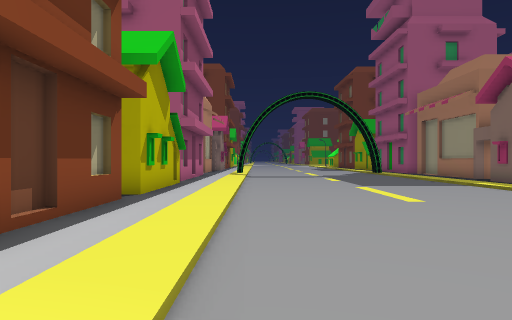
[1] (above)

18 first-person views from a walk through a Unity game level. The camera is 1.5 m above the floor, looks level and sees 75° across. The floor is counted in squares, 2 m on a side. Each view is taken from the middle of a square. On the plan, view 1 faces up. The plan holds only what a view shows up to about 11 squares ahead; the rest is blank. The place goes on beyond the plan. The player character is not drawn.

[2]
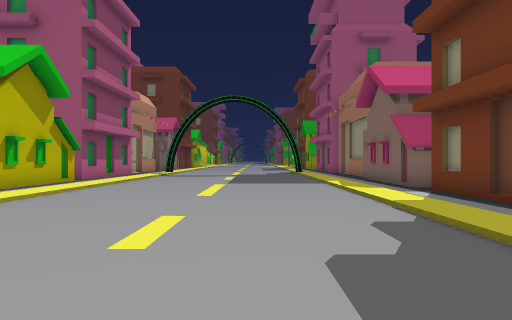

[3]
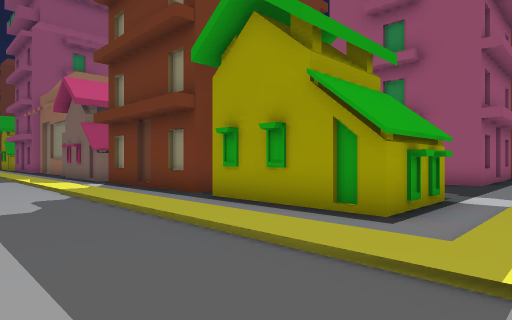

[4]
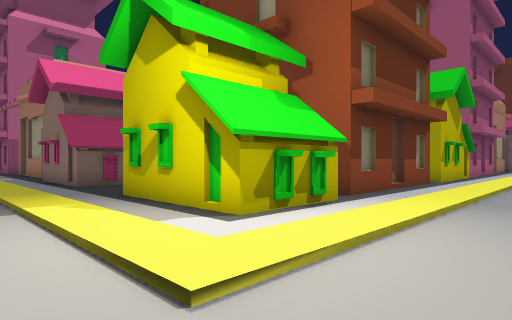

[5]
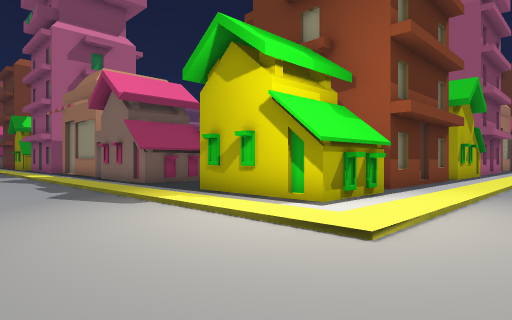

[6]
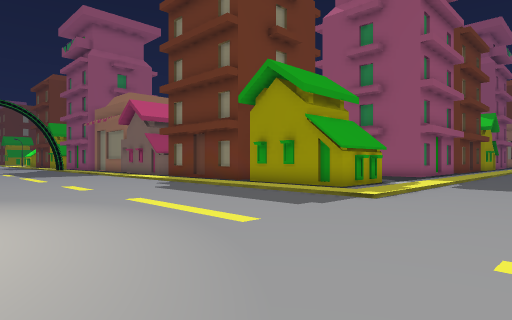

[7]
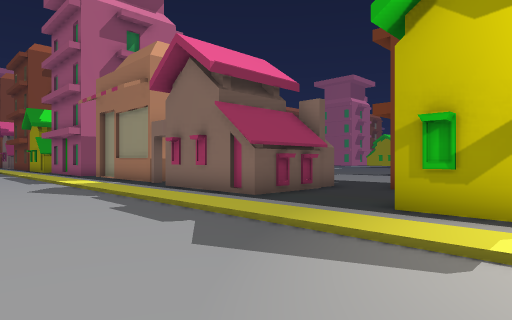

[8]
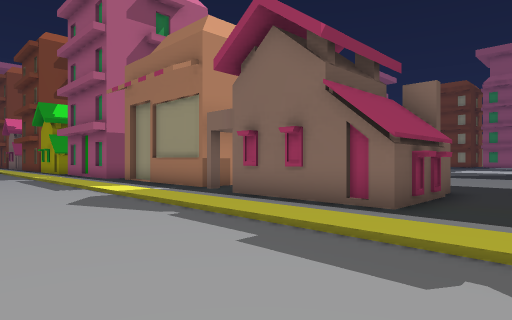

[9]
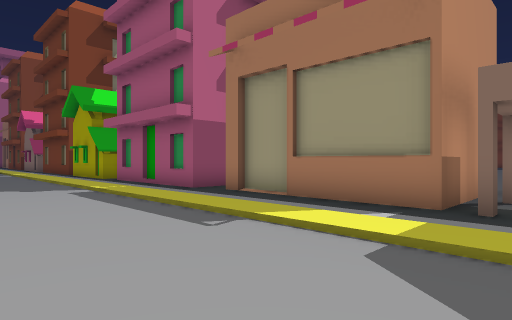

[10]
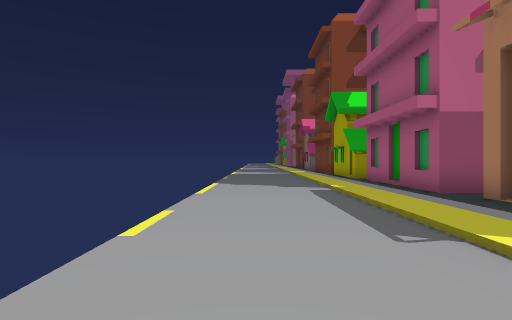

[11]
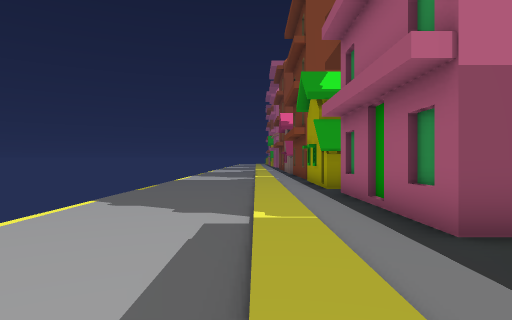

[12]
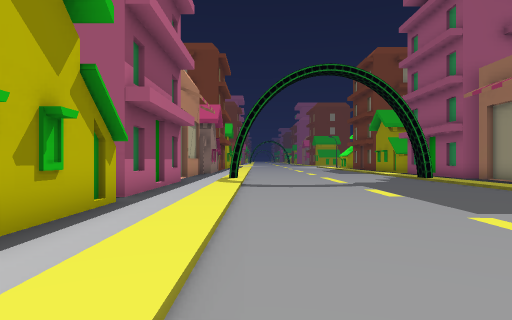

[13]
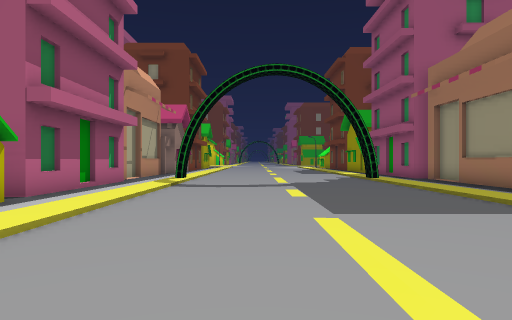

[14]
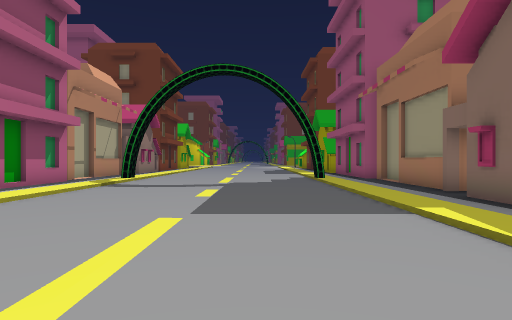

[15]
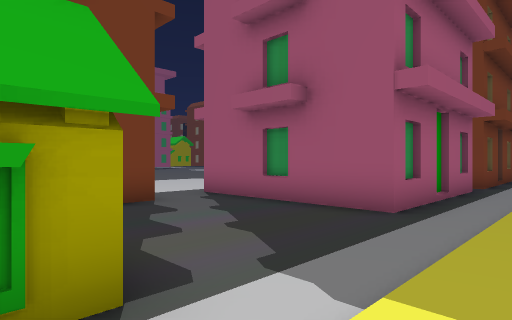

[16]
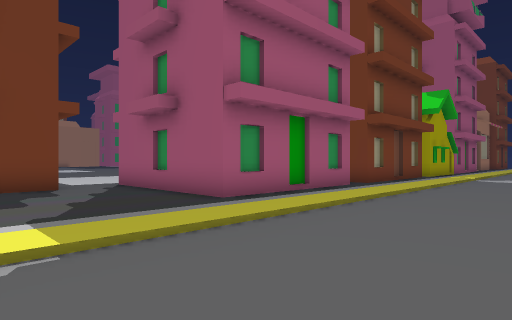

[17]
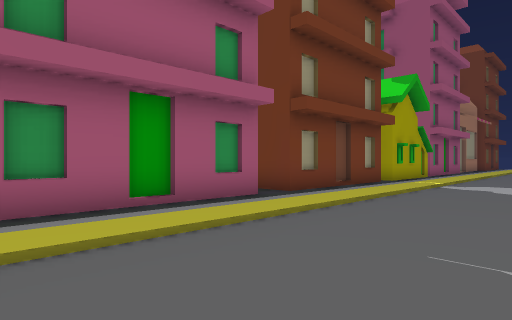

[18]
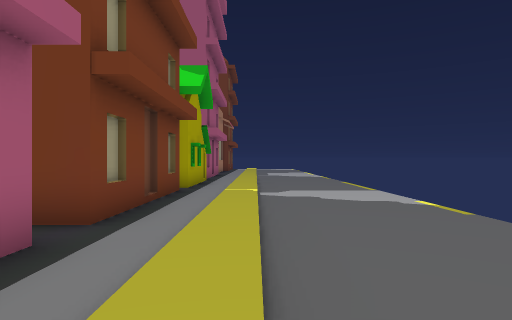

### Floor plan
Key: @ floor where view 1 was taken; # wall or solid block; . main floor; : floor 0.25 m higher than the main floor; / step, stairs or slope.
Columns run from 25 left of view 1 to 26 right of it. Each row starts with its distance up from view 1.
 16                       #.:......./.#
 15                       #.:......./.#
 14                       #.:......./.#
 13                       #.:......./.#
 12                       #.:......./.#
 11                       #.:......./.#
 10                       #.:......./.#
  9                       #.:......./.#
  8                       #.:......./.#
  7                       #.:......./.#
  6                       #.:......./.#     ..
  5                ..     #.:......./.#    ...
  4                ..     #.:......./.#    ...
  3                ...    #.:......./.#  ##.#
  2                 ..#   #.:......./..  ...#
  1           #.    #..   ..:......./.#  ...#
  0           ##    #..    #:@....../.#  ...#
 -1  ####.######    #..   ##:......./.#  ...##### .####
 -2 ##/##......######..####.:......./.###....##/##.##/##
 -3 ////////////////////////:.......////////////////////
 -4 /////////////////////////.......////////////////////
 -5 ....................................................
 -6 .................................... ...............
 -7 ........... . ...... .........      . ... ..........

Where each view was taken, in squares from view 1:
view 1: 0 up, 0 right, facing up
view 2: 1 down, 4 right, facing up
view 3: 4 down, 4 right, facing up-right
view 4: 5 down, 1 right, facing up-left
view 5: 7 down, 1 right, facing up-left
view 6: 7 down, 0 right, facing up-right
view 7: 7 down, 4 left, facing up-left
view 8: 7 down, 7 left, facing up-left
view 9: 7 down, 13 left, facing up-left
view 10: 6 down, 13 left, facing left
view 11: 4 down, 17 left, facing left
view 12: 5 up, 0 right, facing up
view 13: 5 up, 2 right, facing up
view 14: 5 up, 4 right, facing up
view 15: 4 down, 10 right, facing up-right
view 16: 7 down, 11 right, facing up-right
view 17: 7 down, 15 right, facing up-right
view 18: 4 down, 17 right, facing right
